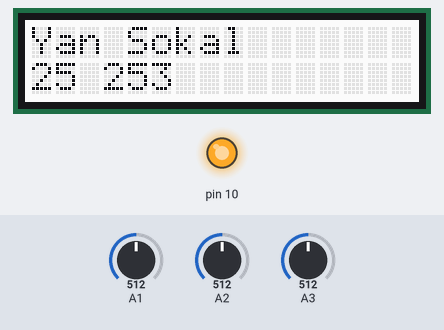
Recording of a sketch running on a simulated Arduino Uno, built with avr-gcc and run on an emulated ATmega328P. Parts: 16×2 character LCD, output pins drawn as LEDs (lit = HIGH). Inputs (shaded band) come from the test bench; at power-on: A2 = 512, A1 = 512, A3 = 512. What the sketch prints to the serial monitor is not drawn.

Above: at 1.2 s.
1.3 s: A2 set to 514
At 2.6 s:
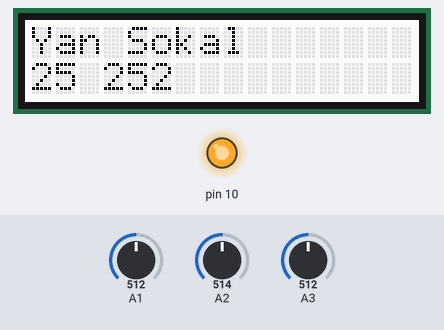
3.1 s: A2 set to 306
At 33.4 s:
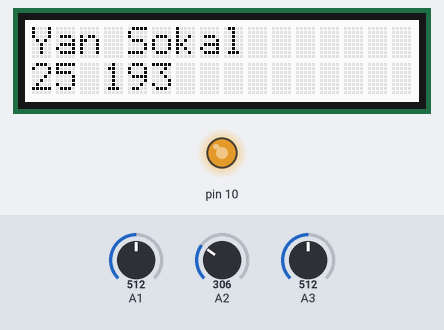
Timing chart, 0 to 35.0 s (numbered marks = the images above; inputs shaded):
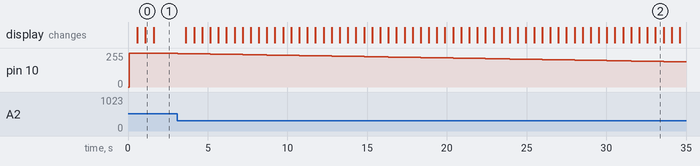

Measured:
- after the input at 1.3 s, pin 10: stays 252/255 (without the input it goes to 251/255 after 0.30 s)
- after the input at 3.1 s, pin 10: moves from 252/255 to 189/255 over 31.5 s, starting at once; the display: first changes after 0.53 s (image 2 shows a later state)
- what the display in image 2 shows lasts 0.5 s, from 33.1 s to 33.6 s

The sketch:

2-pointcontroller.ino
```cpp
#include<math.h>
#include <Wire.h>
#include "rgb_lcd.h"
float a , read;
float previous = 0;
rgb_lcd lcd;
int count = 0;
long int clock =0 ;
float  read1, read2  ;
const int B = 4600;
const int R0 = 100000;
const int b = 4275;
const int colorR = 255;
const int colorG = 124;
const int colorB = 123;
const int above = 30;
const int below = 20;
const float low = 21;
unsigned long startMillis;
float  Integral = 0;
float proportional = 0;
float derivatie = 0;
float expected =25.5;
unsigned int dutyup= 25;
unsigned int dutydown =255;
void setup() {
  //setting up the pins;
  pinMode(A2 , INPUT);
  pinMode(A0, INPUT);
  pinMode(A3 , INPUT);
  pinMode(A1,INPUT);
  //setting up the pins
  Serial.begin(9600);
  lcd.begin(16 ,2 );
  lcd.print("Yan Sokal");
  pinMode(10,  OUTPUT);
  analogWrite(10 ,  255);
  startMillis = millis();
;}
void loop() {


   //reading the values from the arduino

    a = analogRead(A1);
    read = analogRead(A3);
    read1 =  analogRead(A2);

    lcd.setCursor(0, 1);
    lcd.print(dutyup);
    lcd.print(" ");
    lcd.print(dutydown);
    double R3 = 1023.0/read1-1.0;
    R3 = R0*R3;
    double tempa = 1.0/(log(R3/R0)/b+1/298.15)-273.15;

    if(tempa > expected + 0.3){
        if(dutydown!=255){
          dutydown++;
        }
        analogWrite(10 ,  dutydown);
    }
    else if(tempa < expected - 0.3){
        if(dutydown!=0){
          dutydown--;
        }
        analogWrite(10 ,  dutydown);
    }
    Serial.print(dutydown);
    Serial.print(" ");
    Serial.println(tempa);

    delay(500);

  //reading the values of the arduino
}
```
